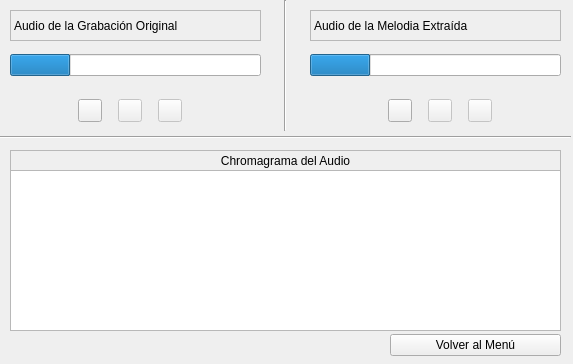
<?xml version="1.0" encoding="UTF-8"?>
<ui version="4.0">
 <class>MainWindow</class>
 <widget class="QMainWindow" name="MainWindow">
  <property name="geometry">
   <rect>
    <x>0</x>
    <y>0</y>
    <width>573</width>
    <height>364</height>
   </rect>
  </property>
  <property name="windowTitle">
   <string>Analisis </string>
  </property>
  <property name="windowIcon">
   <iconset>
    <normaloff>../../../../../../../Downloads/2x/baseline_graphic_eq_black_18dp.png</normaloff>../../../../../../../Downloads/2x/baseline_graphic_eq_black_18dp.png</iconset>
  </property>
  <widget class="QWidget" name="centralwidget">
   <widget class="QWidget" name="verticalLayoutWidget">
    <property name="geometry">
     <rect>
      <x>10</x>
      <y>10</y>
      <width>251</width>
      <height>31</height>
     </rect>
    </property>
    <layout class="QVBoxLayout" name="verticalLayout">
     <item>
      <widget class="QLabel" name="lblOrig">
       <property name="frameShape">
        <enum>QFrame::StyledPanel</enum>
       </property>
       <property name="frameShadow">
        <enum>QFrame::Raised</enum>
       </property>
       <property name="text">
        <string>Audio de la Grabación Original</string>
       </property>
      </widget>
     </item>
    </layout>
   </widget>
   <widget class="QWidget" name="gridLayoutWidget">
    <property name="geometry">
     <rect>
      <x>270</x>
      <y>0</y>
      <width>31</width>
      <height>131</height>
     </rect>
    </property>
    <layout class="QGridLayout" name="gridLayout">
     <item row="0" column="0">
      <widget class="Line" name="line">
       <property name="orientation">
        <enum>Qt::Vertical</enum>
       </property>
      </widget>
     </item>
    </layout>
   </widget>
   <widget class="QWidget" name="verticalLayoutWidget_2">
    <property name="geometry">
     <rect>
      <x>10</x>
      <y>40</y>
      <width>251</width>
      <height>51</height>
     </rect>
    </property>
    <layout class="QVBoxLayout" name="verticalLayout_2">
     <item>
      <widget class="QProgressBar" name="orgBarOrig">
       <property name="value">
        <number>24</number>
       </property>
       <property name="textVisible">
        <bool>false</bool>
       </property>
       <property name="textDirection">
        <enum>QProgressBar::BottomToTop</enum>
       </property>
      </widget>
     </item>
    </layout>
   </widget>
   <widget class="QWidget" name="verticalLayoutWidget_3">
    <property name="geometry">
     <rect>
      <x>310</x>
      <y>40</y>
      <width>251</width>
      <height>51</height>
     </rect>
    </property>
    <layout class="QVBoxLayout" name="verticalLayout_3">
     <item>
      <widget class="QProgressBar" name="orgBarMel">
       <property name="value">
        <number>24</number>
       </property>
       <property name="textVisible">
        <bool>false</bool>
       </property>
       <property name="textDirection">
        <enum>QProgressBar::BottomToTop</enum>
       </property>
      </widget>
     </item>
    </layout>
   </widget>
   <widget class="QWidget" name="gridLayoutWidget_15">
    <property name="geometry">
     <rect>
      <x>150</x>
      <y>90</y>
      <width>41</width>
      <height>41</height>
     </rect>
    </property>
    <layout class="QGridLayout" name="gridLayout_15">
     <item row="0" column="0" alignment="Qt::AlignHCenter|Qt::AlignVCenter">
      <widget class="QToolButton" name="btnRepetirOrig">
       <property name="enabled">
        <bool>false</bool>
       </property>
       <property name="sizePolicy">
        <sizepolicy hsizetype="Maximum" vsizetype="Maximum">
         <horstretch>0</horstretch>
         <verstretch>0</verstretch>
        </sizepolicy>
       </property>
       <property name="contextMenuPolicy">
        <enum>Qt::ActionsContextMenu</enum>
       </property>
       <property name="toolTip">
        <string>Reiniciar Reproducción</string>
       </property>
       <property name="text">
        <string/>
       </property>
       <property name="icon">
        <iconset>
         <normaloff>../../../../../../../Downloads/2x/baseline_first_page_black_18dp.png</normaloff>../../../../../../../Downloads/2x/baseline_first_page_black_18dp.png</iconset>
       </property>
       <property name="shortcut">
        <string>G</string>
       </property>
       <property name="popupMode">
        <enum>QToolButton::DelayedPopup</enum>
       </property>
       <property name="toolButtonStyle">
        <enum>Qt::ToolButtonIconOnly</enum>
       </property>
      </widget>
     </item>
    </layout>
   </widget>
   <widget class="QWidget" name="gridLayoutWidget_14">
    <property name="geometry">
     <rect>
      <x>110</x>
      <y>90</y>
      <width>41</width>
      <height>41</height>
     </rect>
    </property>
    <layout class="QGridLayout" name="gridLayout_14">
     <item row="0" column="0" alignment="Qt::AlignHCenter|Qt::AlignVCenter">
      <widget class="QToolButton" name="btnPausarOrig">
       <property name="enabled">
        <bool>false</bool>
       </property>
       <property name="sizePolicy">
        <sizepolicy hsizetype="Maximum" vsizetype="Maximum">
         <horstretch>0</horstretch>
         <verstretch>0</verstretch>
        </sizepolicy>
       </property>
       <property name="contextMenuPolicy">
        <enum>Qt::ActionsContextMenu</enum>
       </property>
       <property name="toolTip">
        <string>Pausar Reproducción</string>
       </property>
       <property name="text">
        <string/>
       </property>
       <property name="icon">
        <iconset>
         <normaloff>../../../../../../../Downloads/2x/baseline_pause_circle_filled_black_18dp.png</normaloff>../../../../../../../Downloads/2x/baseline_pause_circle_filled_black_18dp.png</iconset>
       </property>
       <property name="shortcut">
        <string>G</string>
       </property>
       <property name="popupMode">
        <enum>QToolButton::DelayedPopup</enum>
       </property>
       <property name="toolButtonStyle">
        <enum>Qt::ToolButtonIconOnly</enum>
       </property>
      </widget>
     </item>
    </layout>
   </widget>
   <widget class="QWidget" name="gridLayoutWidget_13">
    <property name="geometry">
     <rect>
      <x>70</x>
      <y>90</y>
      <width>41</width>
      <height>41</height>
     </rect>
    </property>
    <layout class="QGridLayout" name="gridLayout_13">
     <item row="0" column="0" alignment="Qt::AlignHCenter|Qt::AlignVCenter">
      <widget class="QToolButton" name="btnReproducirOrig">
       <property name="enabled">
        <bool>true</bool>
       </property>
       <property name="sizePolicy">
        <sizepolicy hsizetype="Maximum" vsizetype="Maximum">
         <horstretch>0</horstretch>
         <verstretch>0</verstretch>
        </sizepolicy>
       </property>
       <property name="contextMenuPolicy">
        <enum>Qt::ActionsContextMenu</enum>
       </property>
       <property name="toolTip">
        <string>Iniciar Reproducción</string>
       </property>
       <property name="text">
        <string/>
       </property>
       <property name="icon">
        <iconset>
         <normaloff>../../../../../../../Downloads/2x/baseline_play_circle_filled_black_18dp.png</normaloff>../../../../../../../Downloads/2x/baseline_play_circle_filled_black_18dp.png</iconset>
       </property>
       <property name="shortcut">
        <string>G</string>
       </property>
       <property name="popupMode">
        <enum>QToolButton::DelayedPopup</enum>
       </property>
       <property name="toolButtonStyle">
        <enum>Qt::ToolButtonIconOnly</enum>
       </property>
      </widget>
     </item>
    </layout>
   </widget>
   <widget class="QWidget" name="gridLayoutWidget_16">
    <property name="geometry">
     <rect>
      <x>460</x>
      <y>90</y>
      <width>41</width>
      <height>41</height>
     </rect>
    </property>
    <layout class="QGridLayout" name="gridLayout_16">
     <item row="0" column="0" alignment="Qt::AlignHCenter|Qt::AlignVCenter">
      <widget class="QToolButton" name="btnRepetirMel">
       <property name="enabled">
        <bool>false</bool>
       </property>
       <property name="sizePolicy">
        <sizepolicy hsizetype="Maximum" vsizetype="Maximum">
         <horstretch>0</horstretch>
         <verstretch>0</verstretch>
        </sizepolicy>
       </property>
       <property name="contextMenuPolicy">
        <enum>Qt::ActionsContextMenu</enum>
       </property>
       <property name="toolTip">
        <string>Reiniciar Reproducción</string>
       </property>
       <property name="text">
        <string/>
       </property>
       <property name="icon">
        <iconset>
         <normaloff>../../../../../../../Downloads/2x/baseline_first_page_black_18dp.png</normaloff>../../../../../../../Downloads/2x/baseline_first_page_black_18dp.png</iconset>
       </property>
       <property name="shortcut">
        <string>G</string>
       </property>
       <property name="popupMode">
        <enum>QToolButton::DelayedPopup</enum>
       </property>
       <property name="toolButtonStyle">
        <enum>Qt::ToolButtonIconOnly</enum>
       </property>
      </widget>
     </item>
    </layout>
   </widget>
   <widget class="QWidget" name="gridLayoutWidget_17">
    <property name="geometry">
     <rect>
      <x>420</x>
      <y>90</y>
      <width>41</width>
      <height>41</height>
     </rect>
    </property>
    <layout class="QGridLayout" name="gridLayout_17">
     <item row="0" column="0" alignment="Qt::AlignHCenter|Qt::AlignVCenter">
      <widget class="QToolButton" name="btnPausarMel">
       <property name="enabled">
        <bool>false</bool>
       </property>
       <property name="sizePolicy">
        <sizepolicy hsizetype="Maximum" vsizetype="Maximum">
         <horstretch>0</horstretch>
         <verstretch>0</verstretch>
        </sizepolicy>
       </property>
       <property name="contextMenuPolicy">
        <enum>Qt::ActionsContextMenu</enum>
       </property>
       <property name="toolTip">
        <string>Pausar Reproducción</string>
       </property>
       <property name="text">
        <string/>
       </property>
       <property name="icon">
        <iconset>
         <normaloff>../../../../../../../Downloads/2x/baseline_pause_circle_filled_black_18dp.png</normaloff>../../../../../../../Downloads/2x/baseline_pause_circle_filled_black_18dp.png</iconset>
       </property>
       <property name="shortcut">
        <string>G</string>
       </property>
       <property name="popupMode">
        <enum>QToolButton::DelayedPopup</enum>
       </property>
       <property name="toolButtonStyle">
        <enum>Qt::ToolButtonIconOnly</enum>
       </property>
      </widget>
     </item>
    </layout>
   </widget>
   <widget class="QWidget" name="gridLayoutWidget_18">
    <property name="geometry">
     <rect>
      <x>380</x>
      <y>90</y>
      <width>41</width>
      <height>41</height>
     </rect>
    </property>
    <layout class="QGridLayout" name="gridLayout_18">
     <item row="0" column="0" alignment="Qt::AlignHCenter|Qt::AlignVCenter">
      <widget class="QToolButton" name="btnReproducirMel">
       <property name="enabled">
        <bool>true</bool>
       </property>
       <property name="sizePolicy">
        <sizepolicy hsizetype="Maximum" vsizetype="Maximum">
         <horstretch>0</horstretch>
         <verstretch>0</verstretch>
        </sizepolicy>
       </property>
       <property name="contextMenuPolicy">
        <enum>Qt::ActionsContextMenu</enum>
       </property>
       <property name="toolTip">
        <string>Iniciar Reproducción</string>
       </property>
       <property name="text">
        <string/>
       </property>
       <property name="icon">
        <iconset>
         <normaloff>../../../../../../../Downloads/2x/baseline_play_circle_filled_black_18dp.png</normaloff>../../../../../../../Downloads/2x/baseline_play_circle_filled_black_18dp.png</iconset>
       </property>
       <property name="shortcut">
        <string>G</string>
       </property>
       <property name="popupMode">
        <enum>QToolButton::DelayedPopup</enum>
       </property>
       <property name="toolButtonStyle">
        <enum>Qt::ToolButtonIconOnly</enum>
       </property>
      </widget>
     </item>
    </layout>
   </widget>
   <widget class="QWidget" name="verticalLayoutWidget_4">
    <property name="geometry">
     <rect>
      <x>0</x>
      <y>130</y>
      <width>571</width>
      <height>16</height>
     </rect>
    </property>
    <layout class="QVBoxLayout" name="verticalLayout_4">
     <item>
      <widget class="Line" name="line_2">
       <property name="orientation">
        <enum>Qt::Horizontal</enum>
       </property>
      </widget>
     </item>
    </layout>
   </widget>
   <widget class="QWidget" name="verticalLayoutWidget_5">
    <property name="geometry">
     <rect>
      <x>10</x>
      <y>170</y>
      <width>551</width>
      <height>161</height>
     </rect>
    </property>
    <layout class="QVBoxLayout" name="verticalLayout_5">
     <item>
      <widget class="QGraphicsView" name="graphicsView"/>
     </item>
    </layout>
   </widget>
   <widget class="QWidget" name="verticalLayoutWidget_6">
    <property name="geometry">
     <rect>
      <x>10</x>
      <y>150</y>
      <width>551</width>
      <height>21</height>
     </rect>
    </property>
    <layout class="QVBoxLayout" name="verticalLayout_6">
     <item>
      <widget class="QLabel" name="lblChromagram">
       <property name="frameShape">
        <enum>QFrame::StyledPanel</enum>
       </property>
       <property name="text">
        <string>Chromagrama del Audio</string>
       </property>
       <property name="alignment">
        <set>Qt::AlignCenter</set>
       </property>
      </widget>
     </item>
    </layout>
   </widget>
   <widget class="QWidget" name="verticalLayoutWidget_7">
    <property name="geometry">
     <rect>
      <x>390</x>
      <y>330</y>
      <width>171</width>
      <height>31</height>
     </rect>
    </property>
    <layout class="QVBoxLayout" name="verticalLayout_7">
     <item>
      <widget class="QPushButton" name="0">
       <property name="text">
        <string>Volver al Menú</string>
       </property>
      </widget>
     </item>
    </layout>
   </widget>
   <widget class="QWidget" name="gridLayoutWidget_2">
    <property name="geometry">
     <rect>
      <x>310</x>
      <y>10</y>
      <width>251</width>
      <height>31</height>
     </rect>
    </property>
    <layout class="QGridLayout" name="gridLayout_2">
     <item row="0" column="0">
      <widget class="QLabel" name="lblMel">
       <property name="frameShape">
        <enum>QFrame::StyledPanel</enum>
       </property>
       <property name="frameShadow">
        <enum>QFrame::Raised</enum>
       </property>
       <property name="text">
        <string>Audio de la Melodia Extraída</string>
       </property>
      </widget>
     </item>
    </layout>
   </widget>
  </widget>
 </widget>
 <resources/>
 <connections/>
</ui>
